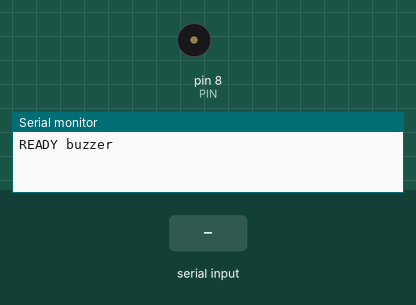
Recording of a sketch running on a simulated Arduino Uno, built with avr-gcc and run on an emulated ATmega328P. Shown: buzzer (waves = sounding), the last lines printed to the serial monitor. The inputs (shaded band) are chosen by the test bench.

Above: at 1.2 s.
1.3 s: "T90\n" received over Serial
At 1.4 s:
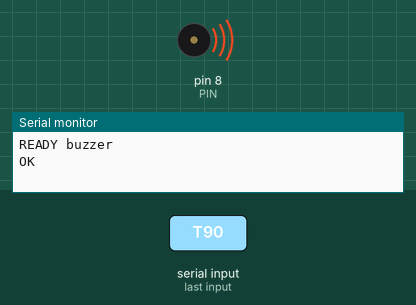
3.0 s: "ID?\n" received over Serial
4.5 s: "90,45\n" received over Serial
6.0 s: "T,45\n" received over Serial
Timing chart, 0 to 8.5 s (numbered marks = the images above; inputs shaded):
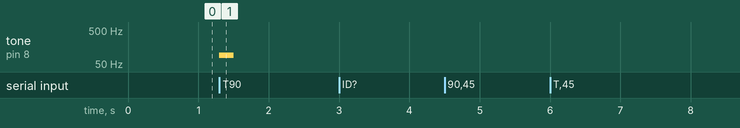

Measured:
- after the input at 1.3 s, tone on pin 8 (PIN): silent → 90 Hz at once, → silent 0.20 s later

The sketch:

buzzer.ino
```cpp
// UNO Lab — progetto "buzzer": buzzer PASSIVO sul pin 8.
// Collegamenti: piedino + del buzzer -> pin 8, l'altro -> GND
// (il buzzer passivo è quello senza adesivo, con il circuito verde visibile sotto)
// Comandi: ID?  |  T<freq>,<ms> (31-5000 Hz, 10-3000 ms)  |  X (stop)
#include <Arduino.h>

const char* ID = "buzzer";
const int PIN = 8;

char buf[24];
byte len = 0;

void comando(char* c) {
  if (strcmp(c, "ID?") == 0) { Serial.print("ID "); Serial.println(ID); return; }
  if (c[0] == 'T') {
    long f = atol(c + 1);
    char* p = strchr(c, ',');
    long d = p ? atol(p + 1) : 200;
    if (f < 31 || f > 5000 || d < 10 || d > 3000) { Serial.println("ERR range"); return; }
    tone(PIN, f, d);
    Serial.println("OK");
    return;
  }
  if (c[0] == 'X') { noTone(PIN); Serial.println("OK"); return; }
  if (c[0]) Serial.println("ERR cmd");
}

void setup() {
  Serial.begin(115200);
  Serial.print("READY "); Serial.println(ID);
}

void loop() {
  while (Serial.available()) {
    char ch = Serial.read();
    if (ch == '\n' || ch == '\r') { buf[len] = 0; comando(buf); len = 0; }
    else if (len < sizeof(buf) - 1) buf[len++] = ch;
  }
}
```
